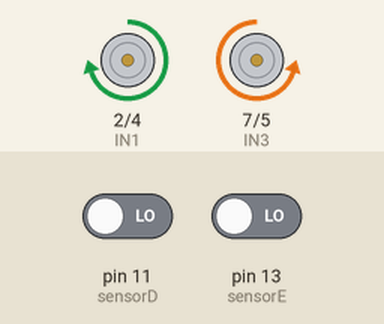
Simulated run of this sketch. Board: Arduino Uno, built with avr-gcc and run on an emulated ATmega328P. Parts: motor-driver pin pairs drawn as motors (green arrow = first pin HIGH = forward, orange = second pin HIGH = backward, longer = more drive, scaled by the enable pin). The inputs (shaded band) are chosen by the test bench; at power-on: pin 11 (sensorD) LOW, pin 13 (sensorE) LOW.

Above: at 1.2 s.
1.3 s: pin 11 (sensorD) driven HIGH
At 2.2 s:
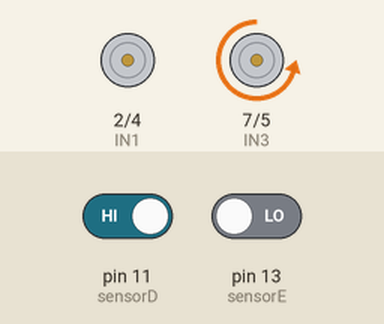
2.8 s: pin 11 (sensorD) driven LOW
At 3.4 s:
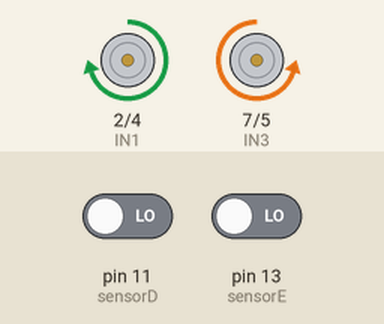
4.3 s: pin 13 (sensorE) driven HIGH
At 5.5 s:
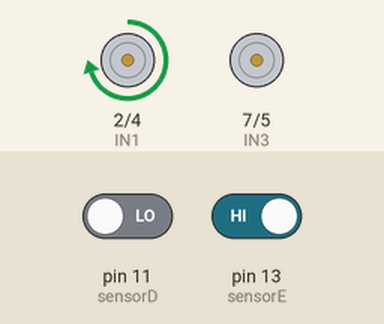
5.8 s: pin 13 (sensorE) driven LOW
At 51.2 s:
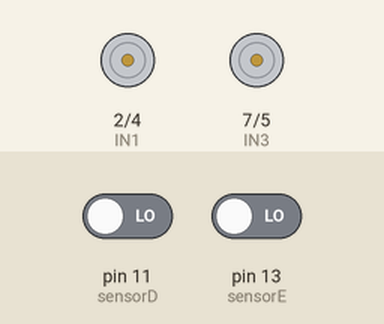
Timing chart, 0 to 51.5 s (numbered marks = the images above; inputs shaded):
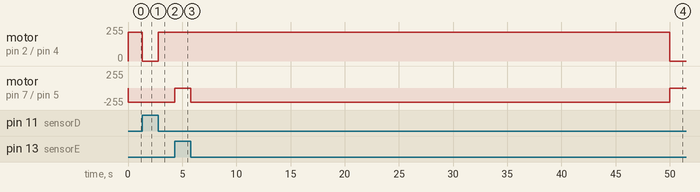

The sketch:

definitivo.ino
```cpp
int ENA = 3; //motor esquerda
int ENB = 6; //motor direita

int IN1 = 2; //é ENA
int IN2 = 4; //é ENA

int IN3 = 7; //é ENB
int IN4 = 5; //é ENB

//saida dos sensores no arduino
int sensorD = 11;
int sensorE = 13;

int contagem = 8;
bool maisvezes = false;

bool jaParou = false;

void setup()
{
  Serial.begin(9600);
  //saida dos pinos
  pinMode(IN1, OUTPUT);
  pinMode(IN2, OUTPUT);
  pinMode(IN3, OUTPUT);
  pinMode(IN4, OUTPUT);
  pinMode(ENA, OUTPUT);
  pinMode(ENB, OUTPUT);

  pinMode(sensorD, INPUT);
  pinMode(sensorE, INPUT);
}

void loop()
{
  unsigned long startTime = millis();  // tempo que ele comeca a andar

  if(!jaParou)
  {
    while (millis() - startTime < 50000) // 1000 ms é 1 seg
    {
    seguirLinha();
    }
    Parar();
    jaParou = true;
  }
}
void praEsquerda()
{
  analogWrite(ENA, 0);
  analogWrite(ENB, 215);
  digitalWrite(IN1, HIGH);   // A f
  digitalWrite(IN2, LOW);  // A t
  digitalWrite(IN3, LOW);   // B t
  digitalWrite(IN4, HIGH);  // B f
}

void praDireita()
{
  analogWrite(ENA, 215);
  analogWrite(ENB, 0);
  digitalWrite(IN1, HIGH);   // A f
  digitalWrite(IN2, LOW);  // A t
  digitalWrite(IN3, LOW);   // B t
  digitalWrite(IN4, HIGH);  // B f

}

void praFrente()
{
  analogWrite(ENA, 215);
  analogWrite(ENB, 215);
  // Aciona os motores no sentido inverso
  digitalWrite(IN1, HIGH);  // A frente
  digitalWrite(IN2, LOW);   // A t
  digitalWrite(IN3, LOW);   // B t
  digitalWrite(IN4, HIGH);  // B frente
}

void Parar()
{
  analogWrite(ENA, 0);
  analogWrite(ENB, 0);
  // Aciona os motores no sentido inverso
  digitalWrite(IN1, LOW);  // A frente
  digitalWrite(IN2, LOW);   // A t
  digitalWrite(IN3, LOW);   // B t
  digitalWrite(IN4, LOW);  // B frente
}

void seguirLinha()
{
  //le o valor dos sensores
  int valorSensorE = digitalRead(sensorE);
  int valorSensorD = digitalRead(sensorD);

  if(valorSensorE == 1 && valorSensorD == 1)
  {
    praFrente();
  }
  else if(valorSensorE == 1 && valorSensorD == 0)
  {
    praDireita();
  }
  else if(valorSensorE == 0 && valorSensorD == 1)
  {
    praEsquerda();
  }
  else
  {
    praFrente();
  }
}

/*
void testaSensores()
{
  int valorSensorE = digitalRead(sensorE);
  int valorSensorD = digitalRead(sensorD);
  //mostra no terminal o valor lido pelos sensores
  Serial.print("Sensor E: ");
  Serial.print(valorSensorE);
  Serial.print(" Sensor D: ");
  Serial.println(valorSensorD);
}
*/
```

Measured:
- after the input at 1.3 s, motor on pin 2 (IN1) / pin 4 (IN2): forward 215/255 → stopped at once
- after the input at 2.8 s, motor on pin 2 (IN1) / pin 4 (IN2): stopped → forward 215/255 at once
- after the input at 4.3 s, motor on pin 7 (IN3) / pin 5 (IN4): backward 215/255 → stopped at once
- after the input at 5.8 s, motor on pin 7 (IN3) / pin 5 (IN4): stopped → backward 215/255 at once, → stopped 44.2 s later
